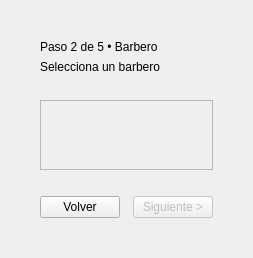
<?xml version="1.0" encoding="UTF-8"?>
<ui version="4.0">
 <class>PageBarbero</class>
 <widget class="QWidget" name="PageBarbero">
  <layout class="QVBoxLayout" name="verticalLayout">
   <property name="leftMargin"><number>40</number></property>
   <property name="topMargin"><number>40</number></property>
   <property name="rightMargin"><number>40</number></property>
   <property name="bottomMargin"><number>40</number></property>
   <item>
    <widget class="QLabel" name="stepLabel">
     <property name="text">
      <string>Paso 2 de 5 • Barbero</string>
     </property>
    </widget>
   </item>
   <item>
    <widget class="QLabel" name="titleLabel">
     <property name="text">
      <string>Selecciona un barbero</string>
     </property>
    </widget>
   </item>
   <item>
    <spacer name="verticalSpacer_1">
     <property name="orientation">
      <enum>Qt::Vertical</enum>
     </property>
     <property name="sizeType">
      <enum>QSizePolicy::Fixed</enum>
     </property>
     <property name="sizeHint">
      <size><width>20</width><height>20</height></size>
     </property>
    </spacer>
   </item>
   <item>
    <widget class="QScrollArea" name="scrollArea">
     <property name="widgetResizable">
      <bool>true</bool>
     </property>
     <widget class="QWidget" name="scrollAreaWidgetContents">
      <layout class="QGridLayout" name="gridLayoutCards">
      </layout>
     </widget>
    </widget>
   </item>
   <item>
    <spacer name="verticalSpacer_2">
     <property name="orientation">
      <enum>Qt::Vertical</enum>
     </property>
     <property name="sizeType">
      <enum>QSizePolicy::Fixed</enum>
     </property>
     <property name="sizeHint">
      <size><width>20</width><height>20</height></size>
     </property>
    </spacer>
   </item>
   <item>
    <layout class="QHBoxLayout" name="horizontalLayout">
     <item>
      <widget class="QPushButton" name="btnBack">
       <property name="text"><string>Volver</string></property>
      </widget>
     </item>
     <item>
      <spacer name="horizontalSpacer"><property name="orientation"><enum>Qt::Horizontal</enum></property></spacer>
     </item>
     <item>
      <widget class="QPushButton" name="btnNext">
       <property name="text"><string>Siguiente &gt;</string></property>
       <property name="cssClass"><string>btnAction</string></property>
       <property name="enabled"><bool>false</bool></property>
      </widget>
     </item>
    </layout>
   </item>
  </layout>
 </widget>
</ui>
